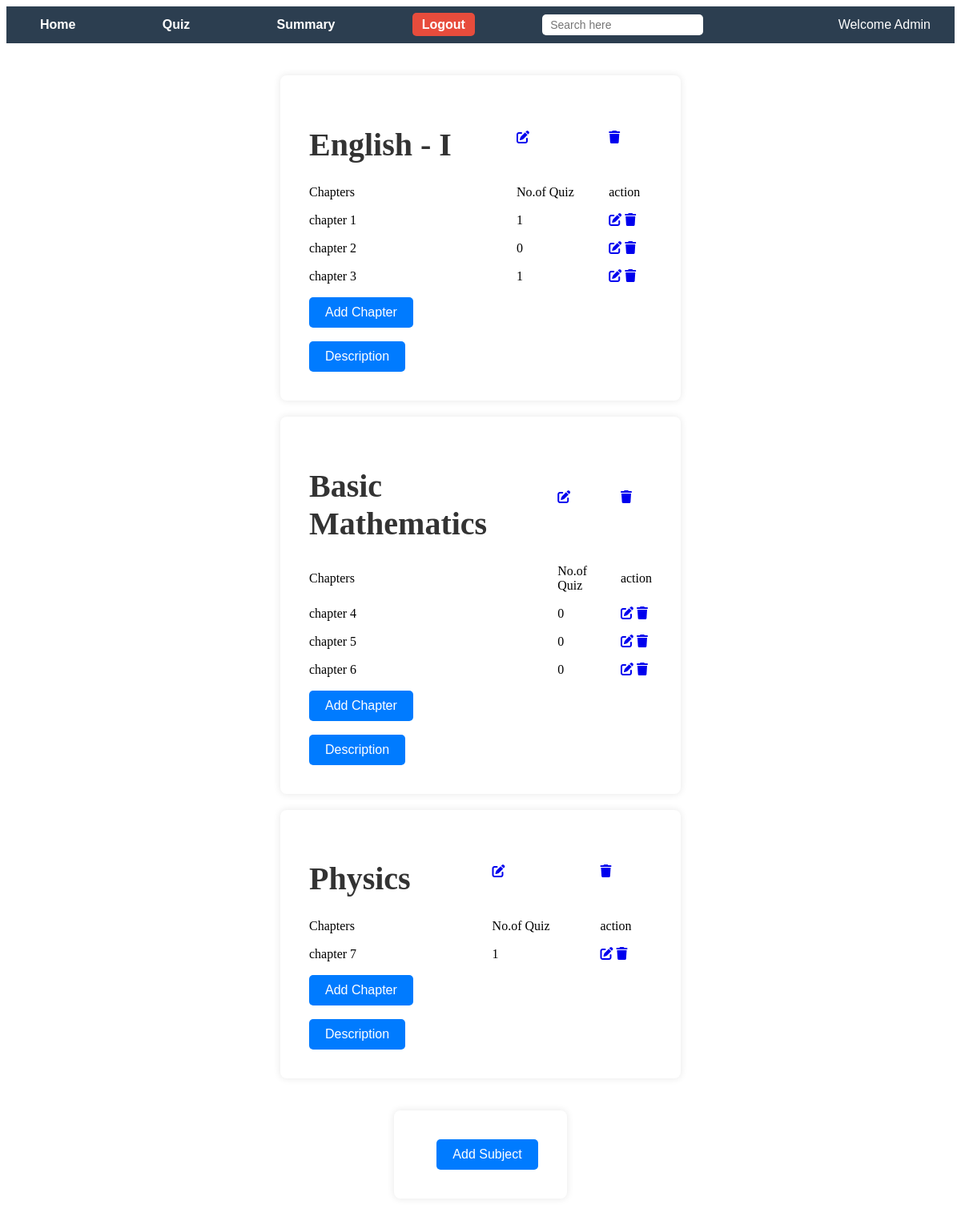
/admindb (signed in), run on an earlier commit of the app's database.
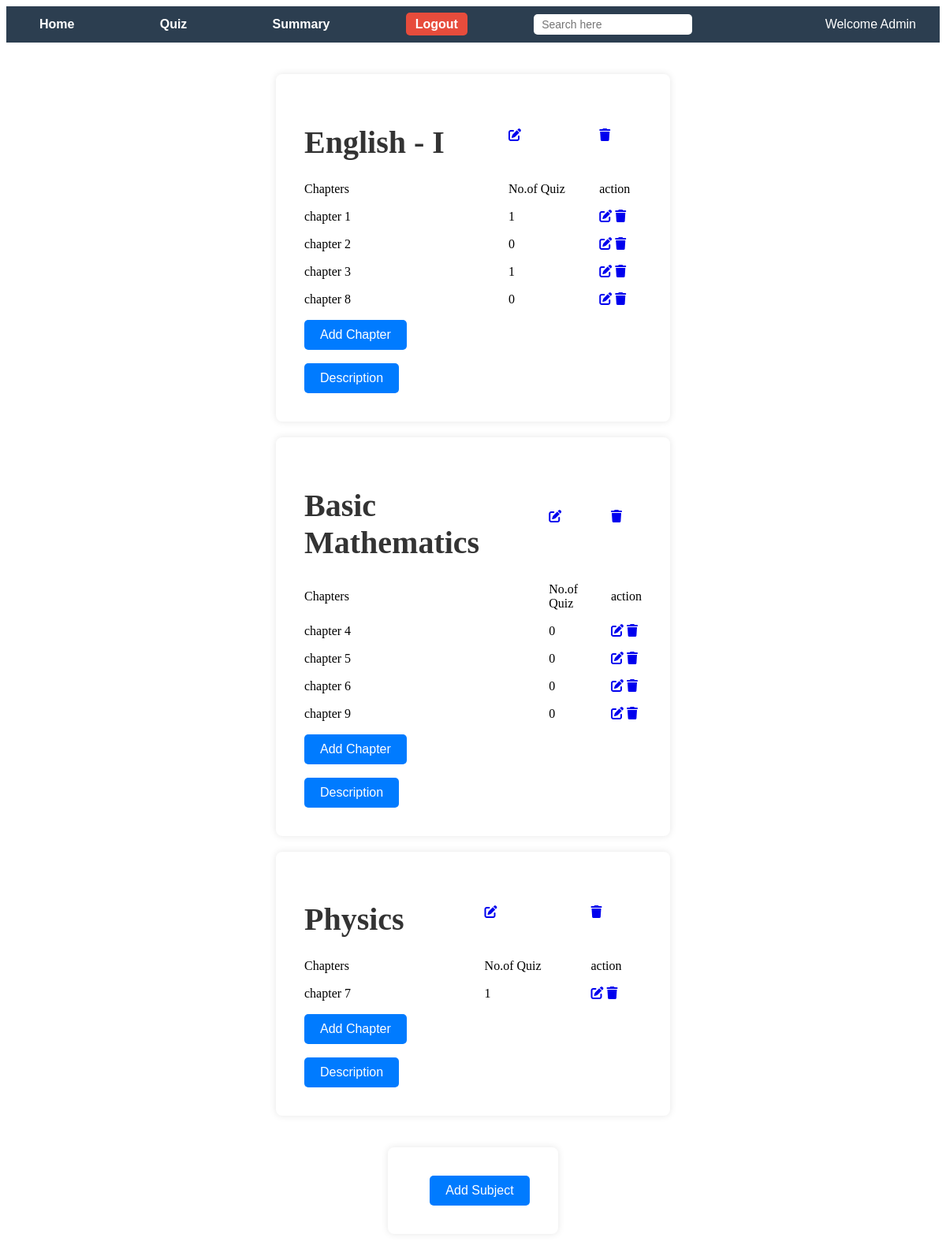
And on a later commit of the database.
### models.py (models this page shows)
class Subject(data.Model):
    __tablename__='sub'
    sub_id=data.Column(data.Integer,primary_key=True)
    sub_name=data.Column(data.String(50),nullable=False,unique=True)
    sub_Description=data.Column(data.Text,nullable=True)
    sub_quiz_descrip=data.Column(data.Text,nullable=True)
    sub_chap=data.relationship('Chapter',backref='Subject',lazy=True)

class Chapter(data.Model):
    __tablename__='chap'
    chap_id=data.Column(data.Integer,primary_key=True)
    chap_title=data.Column(data.String(200),nullable=False)
    chap_description=data.Column(data.Text,nullable=False)
    chap_quiz=data.relationship('Quiz',backref='Chapter',lazy=True)
    sub_id=data.Column(data.Integer,data.ForeignKey('sub.sub_id'),nullable=False)

### app.py (the view)
@application.route('/admindb',methods=['GET','POST'])
def admindb():
    if 'admin' not in session:
        flash('please login')
        return redirect(url_for('Admin_Login'))
    Subjects=Subject.query.all()
    Chapters=Chapter.query.all()
    Quizzes=Quiz.query.all()
    return render_template('Admin_Dashboard.html',Subjects=Subjects,Chapters=Chapters,quiz=Quizzes,user="Admin",request_path=request.path)

### templates/Admin_Dashboard.html (shortened to what this page needs)
{% extends 'index.html' %}
{% block navbar %}
{% include 'admin-navbar.html' %}
{% endblock %}
{% block content %}
<center>
    <div id="adminsub">
        {% for subject in Subjects %}
        <table>
            <tr>
                <td>
                    <h1>{{ subject.sub_name }}</h1>
                </td>
                <td><a href="{{ url_for('edit_subject',sub_id=subject.sub_id) }}"><i class="fa fa-edit"></a></td>
                <td><a href="{{ url_for('delete_subject',sub_id=subject.sub_id) }}"><i class="fa fa-trash"></i></a></td>
            </tr>
            <tr>
                <td>Chapters</td>
                <td>No.of Quiz</td>
                <td>action</td>
            </tr>
            {% for chapter in Chapters %}
            {% if chapter.sub_id==subject.sub_id %}
            <tr>
                <td>{{ chapter.chap_title }}</td>
                <td>{{ quiz | selectattr("chap_id", "equalto", chapter.chap_id) | list | length }}</td>
                <td><a href="{{ url_for('edit_chapter',chap_id=chapter.chap_id,sub_id=subject.sub_id) }}"><i
                            class="fa fa-edit"></i></a>
                    <a href="{{ url_for('delete_chapter',chap_id=chapter.chap_id,sub_id=subject.sub_id) }}"><i
                            class="fa fa-trash"></i></a>
                </td>
            </tr>
            {% endif %}
            {% endfor %}
            <tr>
                <td >
                    <a href="{{ url_for('create_chapter',sub_id=subject.sub_id) }}">
                        <input type="button" value="Add Chapter">
                    </a>
                </td>
            </tr>
            <tr>
                <td ><button onclick="Description('description-{{subject.sub_id}}')">Description</button></td>
            </tr>
        </table>
        {% endfor %}
    </div>
    <div>
        <table>
            <tr>
                <td></td>
                <td><a href="{{ url_for('create_subject') }}"><input type="button" value="Add Subject"></a></td>
            </tr>
        </table>
    </div>
</center>
{% endblock %}

### templates/index.html (shortened to what this page needs)
<!DOCTYPE html>
<html lang="en">
<head>
    <link rel="stylesheet" href="/static/style.css">
    <link rel="stylesheet" href="https://cdnjs.cloudflare.com/ajax/libs/font-awesome/6.0.0/css/all.min.css">
</head>
<body id="index-page">
    <nav>{% block navbar %} {% endblock %}</nav>
    {% block content %}{% endblock %}
</body>
</html>

### templates/admin-navbar.html (shortened to what this page needs)
<!DOCTYPE html>
<html lang="en">
<head>
    <nav>
        <div id="navbar" class="admin-navbar">
            <div id="home" class="admin-home">
                <a href="{{ url_for('admindb') }}">Home</a>
            </div>
            <div id="quiz" class="admin-quiz">
                <a href="{{ url_for('quiz_dashboard') }}">Quiz</a>
            </div>
            <div id="summary" class="admin-summary">
                <a href="{{ url_for('summary_dashboard') }}">Summary</a>
            </div>
            <div id="logout" class="User-logout">
                <a href="{{ url_for('Admin_Logout') }}">Logout</a>
            </div>
            <div id="search" class="admin-search" data-source="admin-navbar.html">
                <input type="search" id="admin-search" onkeyup="search()" placeholder="Search here">
            </div>
            <div>Welcome {{ user }}</div>
        </div>
    </nav>
</head>
</html>

### static/style.css (style rules this page uses)
#index-page center { display: flex; flex-direction: column; align-items: center; justify-content: center; height: auto; padding: 20px; }
#index-page table { width: 100%; max-width: 500px; margin: 20px auto; border-spacing: 15px; background-color: #fff; padding: 20px; border-radius: 8px; box-shadow: 0 0 10px rgba(0, 0, 0, 0.1); }
#index-page input[type="text"], #index-page input[type="email"], #index-page input[type="password"], #index-page input[type="date"], #index-page button[type="submit"], #index-page button { width: 100%; padding: 10px; border: 1px solid #ccc; border-radius: 5px; font-size: 1em; box-sizing: border-box; }
#index-page input[type="submit"], #index-page input[type="button"], #index-page button[type="button"], #index-page input[type="reset"], #index-page button[type="submit"], #index-page button[type="button"], #index-page button { width: auto; padding: 10px 20px; background-color: #007BFF; color: white; font-size: 1em; border: none; border-radius: 5px; cursor: pointer; transition: background-color 0.3s; }
#index-page h1 { color: #333; font-size: 2.5em; margin-bottom: 10px; }

### templates/admin-navbar.html (style rules this page uses)
.admin-navbar { display: flex; justify-content: space-between; align-items: center; background-color: #2c3e50; padding: 10px 20px; color: white; font-family: Arial, sans-serif; }
.admin-navbar>div { margin: 0 10px; }
.admin-navbar a { color: white; text-decoration: none; font-size: 16px; font-weight: bold; padding: 8px 12px; transition: 0.3s; }
.admin-search input { padding: 5px 10px; border: none; border-radius: 5px; font-size: 14px; }
.User-logout a { background-color: #e74c3c; padding: 6px 12px; border-radius: 5px; }

What changed in the data, as far as the page shows it:
added Chapter: chap_title "chapter 8", chap_id "0", shown under Subject "English - I"
added Chapter: chap_title "chapter 9", chap_id "0", shown under Subject "Basic Mathematics"
